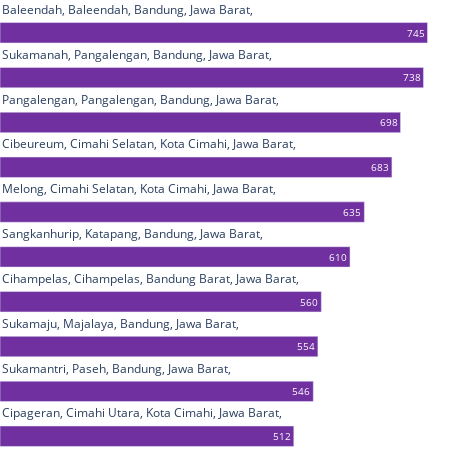

Notebook source saved alongside this figure:
### Code cell
horizontal_bar_labels(desa_asep)

### Figure 1 — Plotly figure (JSON) as saved in the notebook; plotly's stock layout.template omitted (floating-point values rounded to 4 significant figures)
{"data": [{"hoverinfo": "text", "marker": {"color": "#7030a0"}, "orientation": "h", "text": ["745"], "textposition": "auto", "type": "bar", "x": [745], "xaxis": "x", "y": ["Baleendah, Baleendah, Bandung, Jawa Barat, "], "yaxis": "y"}, {"hoverinfo": "text", "marker": {"color": "#7030a0"}, "orientation": "h", "text": ["738"], "textposition": "auto", "type": "bar", "x": [738], "xaxis": "x2", "y": ["Sukamanah, Pangalengan, Bandung, Jawa Barat, "], "yaxis": "y2"}, {"hoverinfo": "text", "marker": {"color": "#7030a0"}, "orientation": "h", "text": ["698"], "textposition": "auto", "type": "bar", "x": [698], "xaxis": "x3", "y": ["Pangalengan, Pangalengan, Bandung, Jawa Barat, "], "yaxis": "y3"}, {"hoverinfo": "text", "marker": {"color": "#7030a0"}, "orientation": "h", "text": ["683"], "textposition": "auto", "type": "bar", "x": [683], "xaxis": "x4", "y": ["Cibeureum, Cimahi Selatan, Kota Cimahi, Jawa Barat, "], "yaxis": "y4"}, {"hoverinfo": "text", "marker": {"color": "#7030a0"}, "orientation": "h", "text": ["635"], "textposition": "auto", "type": "bar", "x": [635], "xaxis": "x5", "y": ["Melong, Cimahi Selatan, Kota Cimahi, Jawa Barat, "], "yaxis": "y5"}, {"hoverinfo": "text", "marker": {"color": "#7030a0"}, "orientation": "h", "text": ["610"], "textposition": "auto", "type": "bar", "x": [610], "xaxis": "x6", "y": ["Sangkanhurip, Katapang, Bandung, Jawa Barat, "], "yaxis": "y6"}, {"hoverinfo": "text", "marker": {"color": "#7030a0"}, "orientation": "h", "text": ["560"], "textposition": "auto", "type": "bar", "x": [560], "xaxis": "x7", "y": ["Cihampelas, Cihampelas, Bandung Barat, Jawa Barat, "], "yaxis": "y7"}, {"hoverinfo": "text", "marker": {"color": "#7030a0"}, "orientation": "h", "text": ["554"], "textposition": "auto", "type": "bar", "x": [554], "xaxis": "x8", "y": ["Sukamaju, Majalaya, Bandung, Jawa Barat, "], "yaxis": "y8"}, {"hoverinfo": "text", "marker": {"color": "#7030a0"}, "orientation": "h", "text": ["546"], "textposition": "auto", "type": "bar", "x": [546], "xaxis": "x9", "y": ["Sukamantri, Paseh, Bandung, Jawa Barat, "], "yaxis": "y9"}, {"hoverinfo": "text", "marker": {"color": "#7030a0"}, "orientation": "h", "text": ["512"], "textposition": "auto", "type": "bar", "x": [512], "xaxis": "x10", "y": ["Cipageran, Cimahi Utara, Kota Cimahi, Jawa Barat, "], "yaxis": "y10"}], "layout": {"annotations": [{"align": "left", "font": {"size": 12}, "showarrow": false, "text": "Baleendah, Baleendah, Bandung, Jawa Barat, ", "x": 0, "xanchor": "left", "xref": "paper", "y": 1.0, "yanchor": "bottom", "yref": "paper"}, {"align": "left", "font": {"size": 12}, "showarrow": false, "text": "Sukamanah, Pangalengan, Bandung, Jawa Barat, ", "x": 0, "xanchor": "left", "xref": "paper", "y": 0.8955, "yanchor": "bottom", "yref": "paper"}, {"align": "left", "font": {"size": 12}, "showarrow": false, "text": "Pangalengan, Pangalengan, Bandung, Jawa Barat, ", "x": 0, "xanchor": "left", "xref": "paper", "y": 0.791, "yanchor": "bottom", "yref": "paper"}, {"align": "left", "font": {"size": 12}, "showarrow": false, "text": "Cibeureum, Cimahi Selatan, Kota Cimahi, Jawa Barat, ", "x": 0, "xanchor": "left", "xref": "paper", "y": 0.6865, "yanchor": "bottom", "yref": "paper"}, {"align": "left", "font": {"size": 12}, "showarrow": false, "text": "Melong, Cimahi Selatan, Kota Cimahi, Jawa Barat, ", "x": 0, "xanchor": "left", "xref": "paper", "y": 0.582, "yanchor": "bottom", "yref": "paper"}, {"align": "left", "font": {"size": 12}, "showarrow": false, "text": "Sangkanhurip, Katapang, Bandung, Jawa Barat, ", "x": 0, "xanchor": "left", "xref": "paper", "y": 0.4775, "yanchor": "bottom", "yref": "paper"}, {"align": "left", "font": {"size": 12}, "showarrow": false, "text": "Cihampelas, Cihampelas, Bandung Barat, Jawa Barat, ", "x": 0, "xanchor": "left", "xref": "paper", "y": 0.373, "yanchor": "bottom", "yref": "paper"}, {"align": "left", "font": {"size": 12}, "showarrow": false, "text": "Sukamaju, Majalaya, Bandung, Jawa Barat, ", "x": 0, "xanchor": "left", "xref": "paper", "y": 0.2685, "yanchor": "bottom", "yref": "paper"}, {"align": "left", "font": {"size": 12}, "showarrow": false, "text": "Sukamantri, Paseh, Bandung, Jawa Barat, ", "x": 0, "xanchor": "left", "xref": "paper", "y": 0.164, "yanchor": "bottom", "yref": "paper"}, {"align": "left", "font": {"size": 12}, "showarrow": false, "text": "Cipageran, Cimahi Utara, Kota Cimahi, Jawa Barat, ", "x": 0, "xanchor": "left", "xref": "paper", "y": 0.0595, "yanchor": "bottom", "yref": "paper"}, {"align": "left", "font": {"size": 12}, "showarrow": false, "text": "yes", "textangle": -90, "x": 0, "xanchor": "left", "xref": "paper", "xshift": -40, "y": 0.5, "yanchor": "middle", "yref": "paper"}], "height": 450, "margin": {"b": 1, "l": 0, "r": 0, "t": 20}, "plot_bgcolor": "#fff", "showlegend": false, "width": 450, "xaxis": {"anchor": "y", "domain": [0, 1], "matches": "x10", "showticklabels": false, "visible": false}, "xaxis10": {"anchor": "y10", "domain": [0, 1], "visible": false}, "xaxis2": {"anchor": "y2", "domain": [0, 1], "matches": "x10", "showticklabels": false, "visible": false}, "xaxis3": {"anchor": "y3", "domain": [0, 1], "matches": "x10", "showticklabels": false, "visible": false}, "xaxis4": {"anchor": "y4", "domain": [0, 1], "matches": "x10", "showticklabels": false, "visible": false}, "xaxis5": {"anchor": "y5", "domain": [0, 1], "matches": "x10", "showticklabels": false, "visible": false}, "xaxis6": {"anchor": "y6", "domain": [0, 1], "matches": "x10", "showticklabels": false, "visible": false}, "xaxis7": {"anchor": "y7", "domain": [0, 1], "matches": "x10", "showticklabels": false, "visible": false}, "xaxis8": {"anchor": "y8", "domain": [0, 1], "matches": "x10", "showticklabels": false, "visible": false}, "xaxis9": {"anchor": "y9", "domain": [0, 1], "matches": "x10", "showticklabels": false, "visible": false}, "yaxis": {"anchor": "x", "domain": [0.9405, 1.0], "visible": false}, "yaxis10": {"anchor": "x10", "domain": [0, 0.0595], "visible": false}, "yaxis2": {"anchor": "x2", "domain": [0.836, 0.8955], "visible": false}, "yaxis3": {"anchor": "x3", "domain": [0.7315, 0.791], "visible": false}, "yaxis4": {"anchor": "x4", "domain": [0.627, 0.6865], "visible": false}, "yaxis5": {"anchor": "x5", "domain": [0.5225, 0.582], "visible": false}, "yaxis6": {"anchor": "x6", "domain": [0.418, 0.4775], "visible": false}, "yaxis7": {"anchor": "x7", "domain": [0.3135, 0.373], "visible": false}, "yaxis8": {"anchor": "x8", "domain": [0.209, 0.2685], "visible": false}, "yaxis9": {"anchor": "x9", "domain": [0.1045, 0.164], "visible": false}}}
